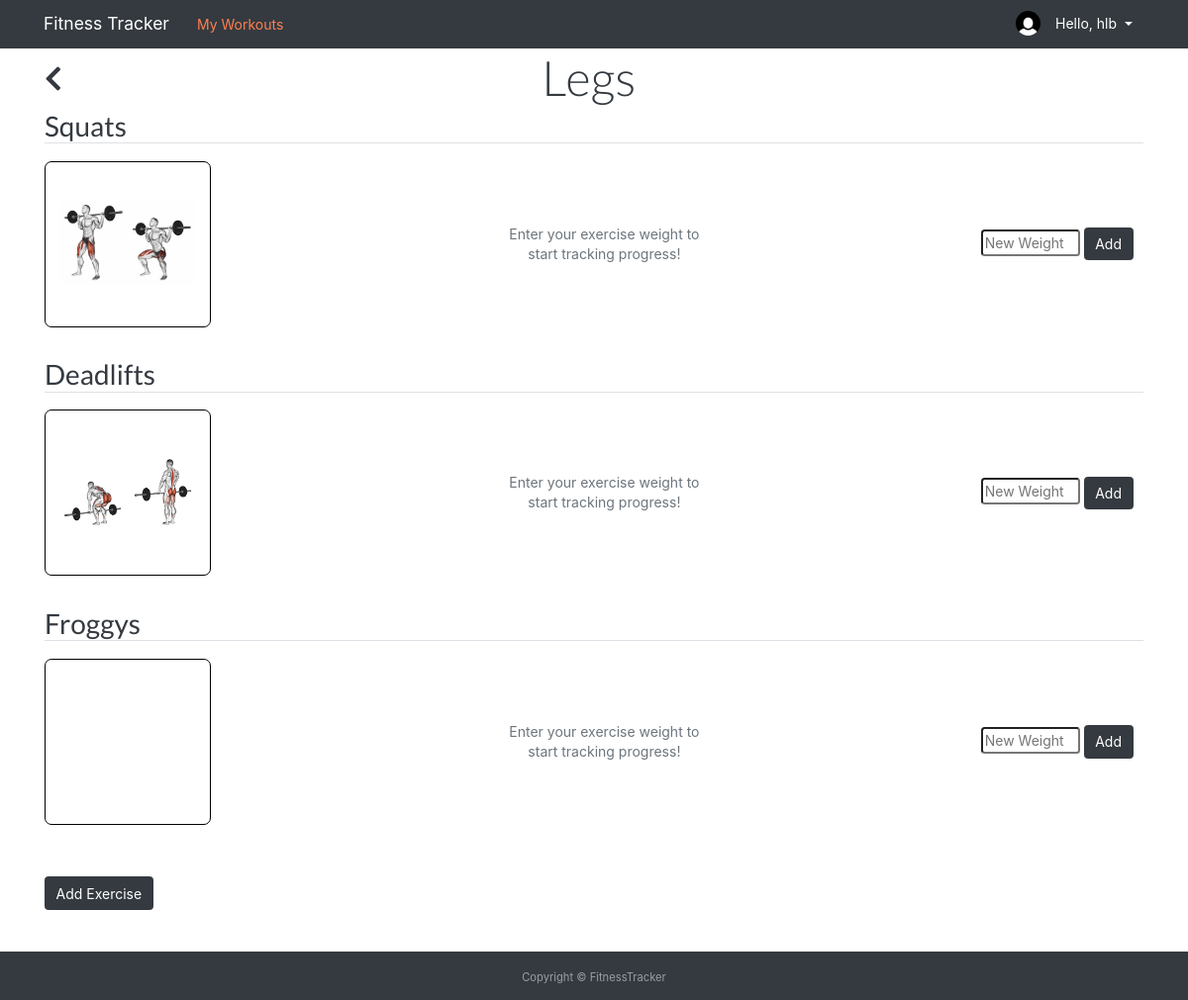
Page /workout/15/ (signed in) on the committed database.
### users/models.py (models this page shows, shortened)
class Profile(models.Model):
    user = models.OneToOneField(User, on_delete=models.CASCADE)
    image = models.ImageField(default='default.jpg', upload_to='profile_pics')

### workouts/models.py (models this page shows)
class Workout(models.Model):
    workout_name = models.CharField(max_length=100)
    user = models.ForeignKey(User, on_delete=models.CASCADE)
    def __str__(self):
        return self.workout_name
    @property
    def exercise(self):
        return self.workout.all()

class Exercise(models.Model):
    workout = models.ForeignKey(Workout, on_delete=models.CASCADE, related_name='workout')
    exercise_name = models.CharField(max_length=100)
    image = models.ImageField(default='exercise.jpg', upload_to='exercise_pics')
    def __str__(self):
        return self.exercise_name
    @property
    def weight(self):
        return self.exercise.all()

### workouts/views.py (the view, shortened to what this page needs)
# urls.py: path('workout/<int:workout_id>/', views.workout, name='workouts_workout'),
@login_required
def workout(request, workout_id):
    workouts_all = WorkoutData.objects.all()
    exercise_all = ExerciseData.objects.all()
    workout_main = Workout.objects.get(id=workout_id)
    form = WeightForm()
    form = ExerciseForm()
    context = {
        'workout': workout_main,
        'exercises': exercise_all,
        'workouts_all': workouts_all,
        'exercises': exercise_all,
    }
    return render(request, 'workouts/workout.html', context)

### workouts/models.py (called while the page is built)
    def __str__(self):
        return self.name

### workouts/templates/workouts/workout.html (shortened to what this page needs)
{% extends 'workouts/base.html' %}
{% block content %}
<div class="workout-titlebox">
    <a class="text-decoration-none" href="{% url 'workouts_home' %}"><h2 class="big-link"><i class="fas fa-chevron-left"></i></h2></a>
    <div class="workout-title">
        <h1 class="display-4">{{ workout.workout_name }}</h1>
    </div>
</div>
    {% for exercise in workout.exercise %}
        <div id="replace-section{{ exercise.id }}">
            <a href="{% url 'workouts_exercise' exercise.id %}"><h2 id="{{ exercise.exercise_name }}" class="big-link">{{ exercise.exercise_name }}</h2></a>
            <table class="table">
                <tr>
                    <td class="pl-0">
                        <a href="{% url 'workouts_exercise' exercise.id %}">
                            <div class="workout-box">
                                <br>
                                <img class="workout-image ml-0" src="/media/exercise_pics/{{ exercise }}.jpg" alt="">
                            </div>
                        </a>
                    </td>
                    {% if exercise.weight %}
                    {% for weight in exercise.weight|dictsortreversed:"date_posted"|slice:"3" reversed %}
                    <td class="table-data text-center">
                        <h3>Workout {{ weight.code }}</h3>
                        <h5>{{ weight.weight }} lbs</h5>
                        <p>{{ weight.date_posted|date:'M d' }}</p>
                    </td>
                    {% endfor %}
                    {% else %}
                    <td>
                        <p class="text-muted text-center">Enter your exercise weight to<br> start tracking progress!</p>
                    </td>
                    {% endif %}
                    <td class="table-button">
                        <form class="weight-form" action="/weight/add/{{ exercise.id }}" data-weightId="{{ exercise.id }}" method="POST">
                            <input class="input-form rounded" id="weight" type="text" name="weight" placeholder="New Weight">
                            <button type="submit" class="btn btn-dark" name="btnform1">Add</button>
                        </form>
                    </td>
                    <br>
                </tr>
            </table>
        </div>
    {% endfor %}
    <br>
    <button type="button" class="btn btn-dark mb-5" data-toggle="modal" data-target="#{{ workout }}Modal">
        Add Exercise
    </button>
    <br>
{% endblock content %}

### workouts/templates/workouts/base.html (shortened to what this page needs)
{% load static %}
<!DOCTYPE html>
<html lang="en">
<head>
    <link rel="stylesheet" type='text/css' href="https://cdnjs.cloudflare.com/ajax/libs/semantic-ui/2.2.14/semantic.min.css">
    <link rel="stylesheet" href="https://cdnjs.cloudflare.com/ajax/libs/Chart.js/2.8.0/Chart.min.css" />
    <link rel="stylesheet" href="https://stackpath.bootstrapcdn.com/bootstrap/4.5.0/css/bootstrap.min.css">
    <link rel="stylesheet" href="{% static 'workouts/main.css' %}">
    <link rel="stylesheet" href="https://use.fontawesome.com/releases/v5.7.0/css/all.css">
</head>
<body>
    <header class="site-header">
        <div>
            <nav class="nav navbar-dark bg-dark py-2">
                <div class="container nav">
                <a class="navbar-brand" href="{% url 'workouts_home' %}">Fitness Tracker</a>
                <a class="nav-link" href="{% url 'workouts_home' %}">My Workouts</a>
                <div class="dropdown ml-auto">
                  {% if user.is_authenticated %}
                  <img class="rounded-circle account-img" src="{{ user.profile.image.url }}" alt="">
                  <button class="btn btn-dark dropdown-toggle" type="button" id="dropdownMenu2" data-toggle="dropdown" aria-haspopup="true" aria-expanded="false">
                    Hello, {{ user.username }}
                  </button>
                  {% endif %}
                </div>
                </div>
            </nav>
        </div>
    </header>
    <main>
      <div class="container">
      {% block content %}{% endblock %}
      </div>
    </main>
    <footer id="sticky-footer" class="footer py-3 bg-dark text-white-50">
      <div class="container text-center">
        <small>Copyright &copy; FitnessTracker</small>
      </div>
    </footer>
  </body>
</html>

### workouts/static/workouts/main.css (style rules this page uses)
a { color: black ; }
body main { min-height: calc(100vh - 7rem); }
.nav-link { color: coral; display: inline-block; }
.navbar-brand { margin-left: 1rem; }
h1, h2, h3, h4, h5, h6 { color: rgb(52, 58, 64); }
a .big-link { display: inline-block; }
.input-form { width: 100px; }
td { min-width: 7rem; }
.workout-titlebox { display: inline-block; width: 100%; text-align: center; }
.workout-title { display: inline-block; margin-right: 28px; }
.workout-titlebox a { display: block; float: left; padding: 1rem 0rem; }
.account-img { height: 25px; width: 25px; }
.table td, .table th { vertical-align: middle; }
.table-button { text-align: right; }
.workout-image { max-width: 100%; max-height: 100%; vertical-align: middle; }
.workout-box { border: 1px solid; border-radius: 0.5rem; margin: 0.5rem 0rem; margin-right: 0.5rem; padding: 1rem; height: 12rem; width: 12rem; text-align: center; display: inline-block; vertical-align: middle; }
.workout-box .workout-image { position: relative; top: 25%; transform: translateY(-35%); }

### rows in the picture
Workout: workout_name "Legs"
Exercise: exercise_name "Squats", exercise_name (picture), shows "Enter your exercise weight to"
Exercise: exercise_name "Deadlifts", exercise_name (picture), shows "Enter your exercise weight to"
Exercise: exercise_name "Froggys", shows "Enter your exercise weight to"

### other values in the picture
{{ user.username }} "hlb"
